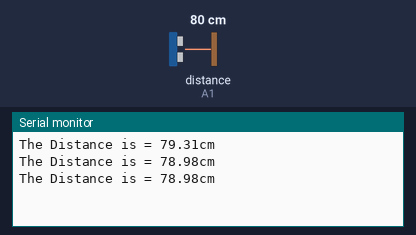
Bench run of a sketch on a simulated Arduino Uno, built with avr-gcc and run on an emulated ATmega328P. Parts: the last lines printed to the serial monitor. Wiring (inferred from the names in the program): ultrasonic range finder: trigger A0; echo A1. The inputs (shaded band) are chosen by the test bench; at power-on: distance to the obstacle (sensor on A1) 80 cm. The echo pulse lasts 58.3 µs per cm.

Above: at 1.3 s.
1.4 s: distance to the obstacle (sensor on A1) set to 2 cm
At 1.9 s:
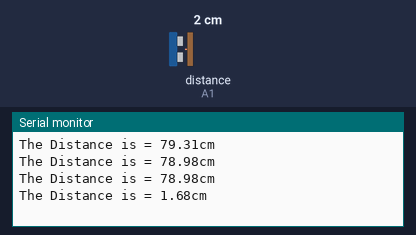
2.9 s: distance to the obstacle (sensor on A1) set to 4 cm
At 3.4 s:
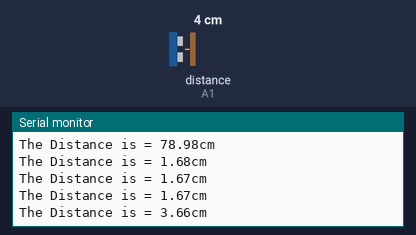
Timing chart, 0 to 5.9 s (numbered marks = the images above; inputs shaded):
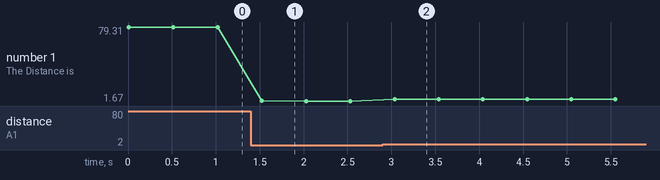

The sketch:

22._Ultrasonic_Sound_Sensor.ino
```cpp
int trig=A0;
int echo=A1;
float distance;
float duration;


void setup() {
  pinMode(trig, OUTPUT);
  pinMode(echo, INPUT);

  Serial.begin(9600);


}

void loop() {

  digitalWrite(trig, LOW);
  delay(2);
  digitalWrite(trig,HIGH);
  delayMicroseconds(10);
  digitalWrite(trig,LOW);

  duration=pulseIn(echo,HIGH);
  distance=(duration*0.034)/2;
  Serial.print("The Distance is = ");
  Serial.print(distance);
  Serial.println("cm");
  delay(500);


}
```

Measured:
- after the input at 1.4 s, the serial monitor: prints a new line after 0.13 s (image 1)
- after the input at 2.9 s, the serial monitor: prints a new line after 0.14 s (image 2)
- plotted number 1: 78.98 → 1.67 after the input at 1.4 s, 1.67 → 3.66 after the input at 2.9 s
